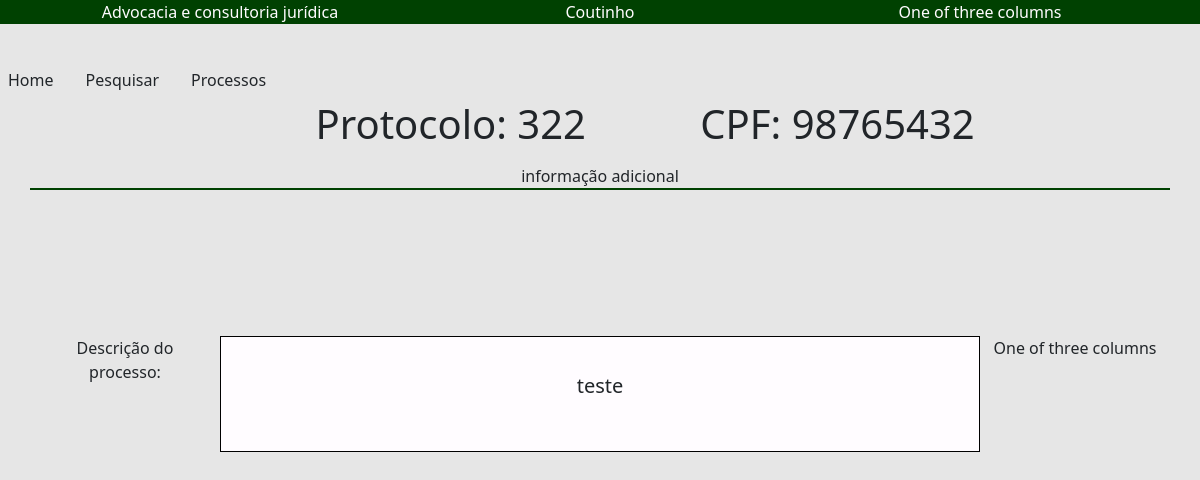
The app's page /exibirProcesso.php?protocolo=322 with its own data.
### tables this page shows
CREATE TABLE Processo (id INTEGER PRIMARY KEY, cpf TEXT , descricao TEXT, parceiro TEXT, protocolo text,dataAbertura TEXT,FOREIGN KEY (cpf) REFERENCES Pessoa(cpf));

### pesquisaProcessos.php (called while the page is built, shortened)
<?php
require_once 'enviaProcesso.php';
require_once 'Processo.php';
function buscarProcessoProtocolo($pdo,$protocolo) {
        $query = "SELECT * FROM Processo WHERE protocolo = :protocolo";
        $statement = $pdo->prepare($query);
        $statement->bindValue(':protocolo',$protocolo);
        $statement->execute();
        $resultado = $statement->fetch();
        $processo = new Processo($resultado['cpf'],$resultado['protocolo'],$resultado['parceiro'],$resultado['descricao'],$resultado['dataAbertura']);
        return $processo;
    }

### Processo.php (called while the page is built, shortened)
<?php
class Processo
{
    private string $cpf;
    private string $protocolo;
    private string $descricao;
    public function __construct(string $cpf, string $protocolo, string $parceiro, string $descricao, String $dataAbertura) {
        $this->cpf = $cpf;
        $this->protocolo = $protocolo;
        $this->descricao = $descricao;
    }
  public function cpf() : string{
    return $this->cpf;
  }
    public function protocolo() : string {
        return $this->protocolo;
    }
    public function descricao() : string {
        return $this->descricao;
    }
}

### exibirProcesso.php (the view, shortened to what this page needs)
<?php
require_once 'conexao.php';
require_once 'pesquisaProcessos.php';
require_once 'Processo.php';
?>
<!DOCTYPE html>
<html lang="en">
<head>
    <link rel="stylesheet" href="exibirProcesso.css">
    <link href="https://cdn.jsdelivr.net/npm/bootstrap@5.3.3/dist/css/bootstrap.min.css" rel="stylesheet">
</head>
<body>
    <header>
    <div class="container text-center">
  <div class="row align-items-center">
    <div class="col">
    Advocacia e consultoria jurídica
    </div>
    <div class="col">
  Coutinho
    </div>
    <div class="col">
      One of three columns
    </div>
  </div>
</div>
    </header>
   <main>
   <div class="hstack gap-3">
  <div class="p-2 fw-lighter">Home</div>
  <div class="p-2 fw-lighter">Pesquisar</div>
  <div class="p-2 fw-lighter">Processos</div>
</div>
   <?php if (isset($_GET['protocolo'])) {
    $protocolo = $_GET['protocolo'];
    $processo = buscarProcessoProtocolo($pdo,$protocolo);
}?>
<div class="container text-center informacoes_topo">
  <div class="row justify-content-md-center">
    <div class="col col-lg-5">
      <p class="info_topo_text display-6">Protocolo: <?php echo $processo->protocolo();?></p>
    </div>
    <div class="col-md-auto">
    <h5 class="display-6">CPF: <?php echo $processo->cpf();?></h5>
    </div>
    <div class="col col-lg-5">
      informação adicional
    </div>
  </div>
</div>
<div class="container text-center secao_main">
  <div class="row align-items-start">
    <div class="col-lg-2">
     Descrição do processo:
    </div>
    <div class="col-lg-8 descricao ">
     <p class="lead"><?php echo $processo->descricao();?></p>
    </div>
    <div class="col">
      One of three columns
    </div>
  </div>
</div>
   </main>
</body>
</html>

### exibirProcesso.css (style rules this page uses)
:root { --cor-primaria: #004101; --cor-secundaria: #FFBA58; --cor-terciaria: #FFFCFF; }
* { margin: 0; padding: 0; box-sizing: border-box; }
body { background-color: rgba(182, 182, 182, 0.333)!important; min-height: 100vh; }
header { background-color: var(--cor-primaria) !important; margin-bottom: 3%; color: #FFFCFF; }
.informacoes_topo { width: 100% !important; border-bottom: 2px solid #004101 !important; }
.secao_main { margin-top: 5%; min-height: 18em !important; align-content: center; }
.descricao { border: 1px solid black !important; min-height: 80%; padding: 3%; background-color: #FFFCFF; }

### records on screen
processo: protocolo "322", cpf "98765432", descricao "teste"
